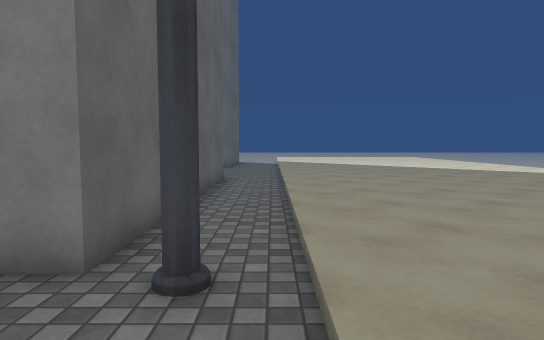
View 1 (above)

16 first-person views from a walk through a Unity game level. The camera is 1.3 m above the floor, tilts 4° down and sees 75° across. The floor is counted in squares, 1 m on a side. Each view is taken from the middle of a square. On the plan, view 1 faces up. The plan holds only what a view shows up to about 15 squares ahead; the rest is blank. The place goes on beyond the plan. The player is left out. Surface patterns are stand-ins for the level's own textures.

View 2
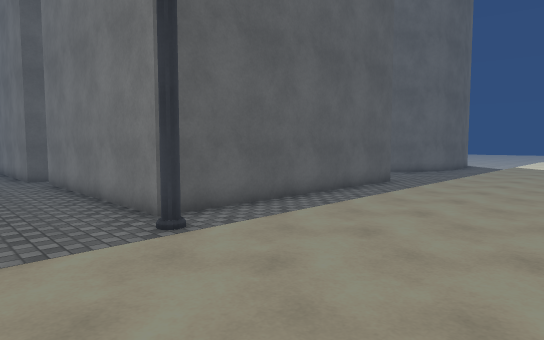

View 3
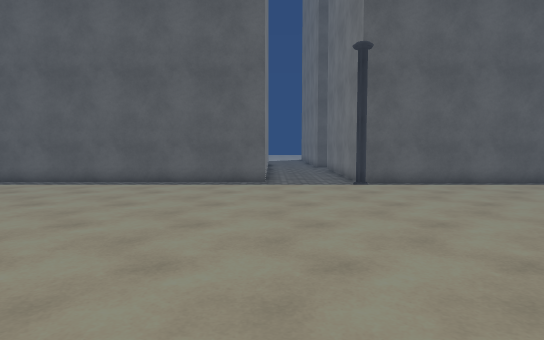

View 4
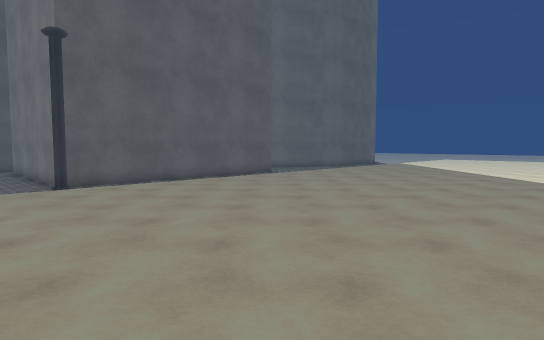

View 5
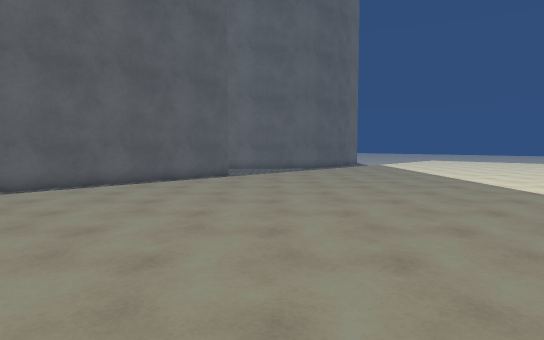

View 6
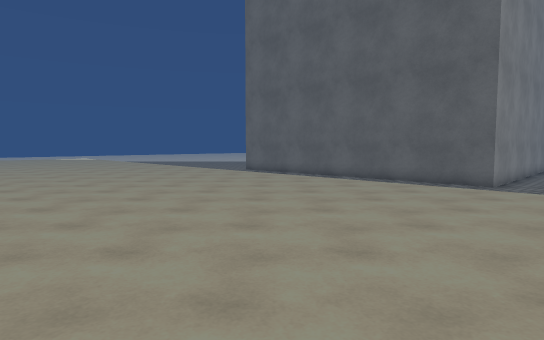

View 7
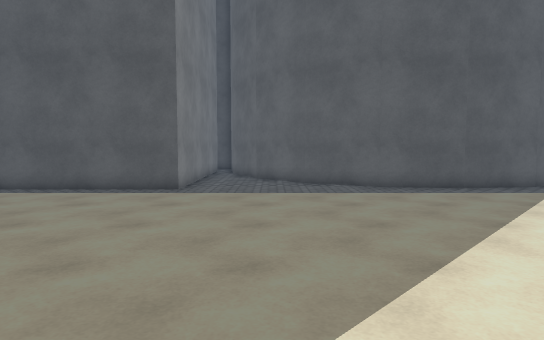

View 8
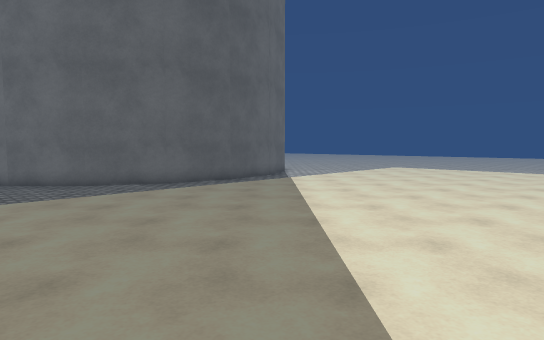

View 9
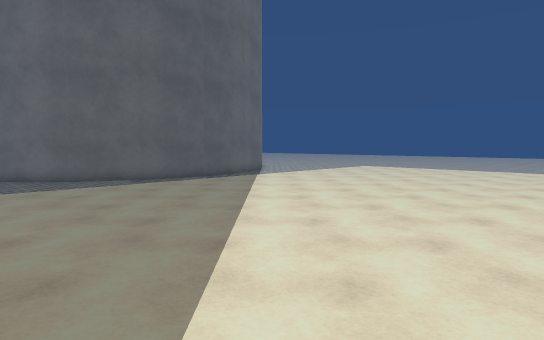

View 10
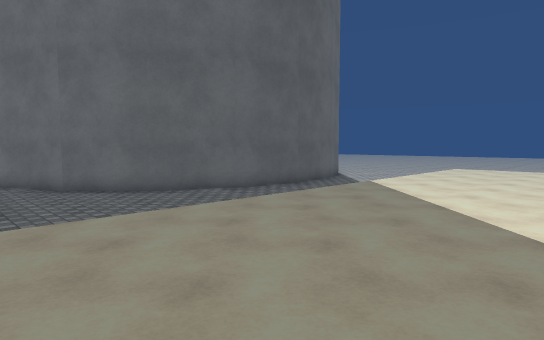

View 11
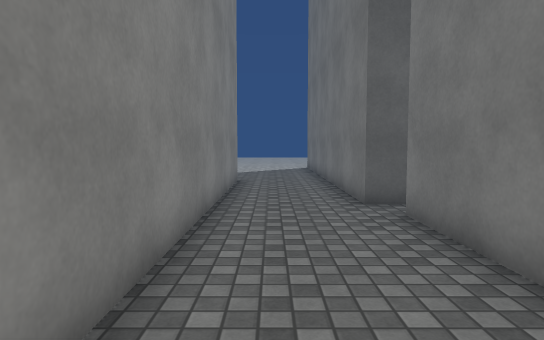

View 12
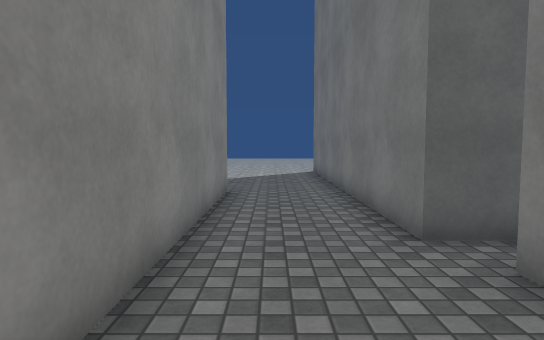

View 13
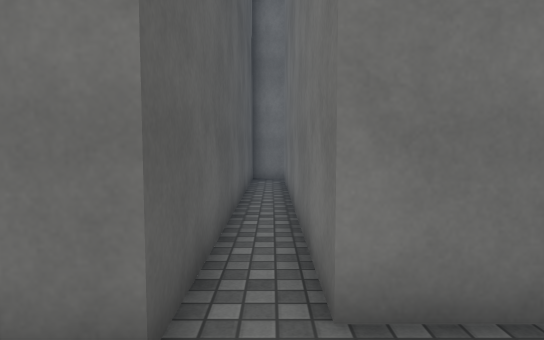

View 14
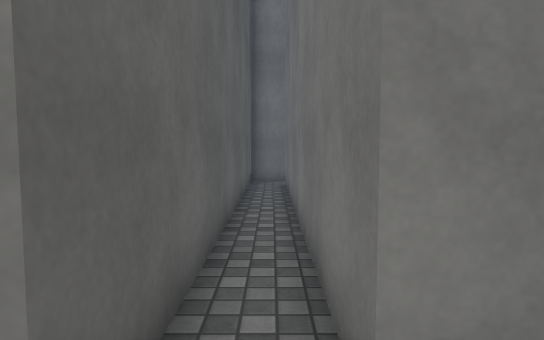

View 15
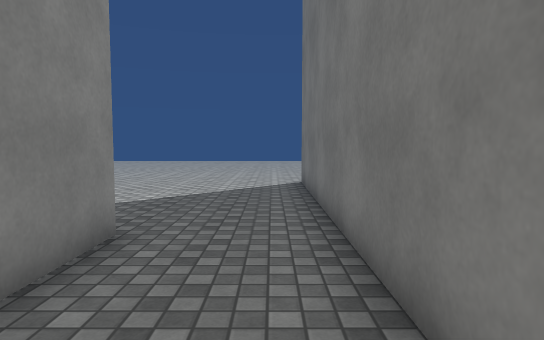

View 16
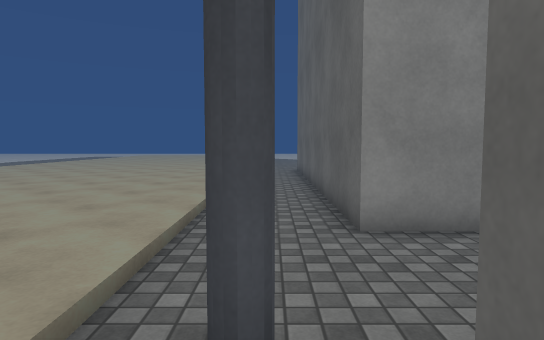

### Floor plan
Key: @ floor where view 1 was taken; # wall or solid block; . main floor; - floor 0.25 m lower than the main floor.
Columns run from 27 left of view 1 to 12 right of it. Each row starts with its distance up from view 1.
 23                         ##--...........
 22                         #---...........
 21                         #---...........
 20                        ##---...........
 19                        #----...........
 18                       ##----............
 17                      ##-----............
 16                    ###------...........
 15                #####--------...........
 14                #-     ####--............
 13                #-#       #--...........
 12                #-#       #--...........
 11                #-#       #--...........
 10                #-#       #--...........
  9                #-#       #--...........
  8                #-#       #--...........
  7                #-#       #--............
  6                #-#       #--............
  5                #-#       #--...........
  4                #-#########--............
  3 ---#############----------#-............
  2 ----------------------------...........
  1 ----------------------------...........
  0 ----------###############--@............
 -1 ----------              ##--............
 -2 --------                 #--...........
 -3 -----                    #- ...........
 -4 ---                      #- ...........
 -5                          #- ...........
 -6                          #- ...........
 -7                          #- ...........

Positions as (right, up) in squares from view 1, and headings:
1: (0, 0), facing up
2: (5, 0), facing up-left
3: (12, 0), facing left
4: (12, 0), facing up-left
5: (12, 3), facing up-left
6: (12, 3), facing down-left
7: (10, 17), facing left
8: (10, 14), facing up-left
9: (12, 14), facing up-left
10: (7, 13), facing up-left
11: (-4, 1), facing left
12: (-7, 1), facing left
13: (-11, 1), facing up
14: (-11, 2), facing up
15: (-12, 2), facing left
16: (-1, 5), facing down
